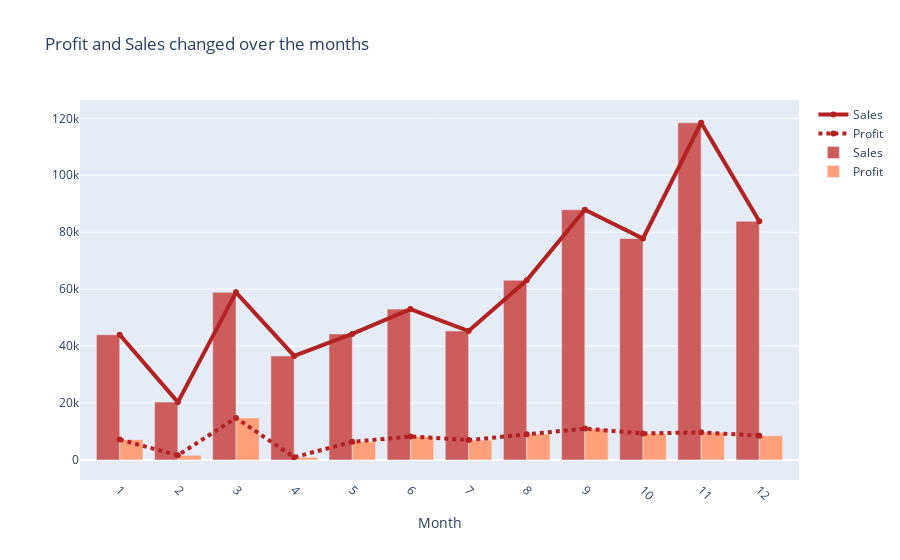

The notebook cell saved with this chart:
### Code cell
fig_4 = go.Figure()
fig_4.add_trace(go.Scatter(x=profit_sales_2017_over_months["Month"], 
                           y=profit_sales_2017_over_months["Sales"], name='Sales',
                           line=dict(color='firebrick', width=4)))
fig_4.add_trace(go.Scatter(x=profit_sales_2017_over_months["Month"],
                           y=profit_sales_2017_over_months["Profit"], name='Profit',
                           line = dict(color='firebrick', width=4, dash='dot')))
fig_4.add_bar(x=profit_sales_2017_over_months["Month"],
              y=profit_sales_2017_over_months["Sales"],
              name='Sales', marker_color='indianred')
fig_4.add_bar(x=profit_sales_2017_over_months["Month"], 
              y=profit_sales_2017_over_months["Profit"], 
              name='Profit', marker_color='lightsalmon')
fig_4.update_layout(title='Profit and Sales changed over the months',
                   xaxis_title='Month',
                   yaxis_title='')
fig_4.update_xaxes(tickangle=45,
                   tickmode='array',
                   tickvals=profit_sales_2017_over_months['Month'],
                   ticktext=[d for d in profit_sales_2017_over_months['Month']])
fig_4.show()

### Figure 1 — Plotly figure (JSON) as saved in the notebook; plotly's stock layout.template omitted (floating-point values rounded to 4 significant figures)
{"data": [{"line": {"color": "firebrick", "width": 4}, "name": "Sales", "type": "scatter", "x": [1, 2, 3, 4, 5, 6, 7, 8, 9, 10, 11, 12], "y": [43970.0, 20300.0, 58870.0, 36520.0, 44260.0, 52980.0, 45260.0, 63120.0, 87870.0, 77780.0, 118400.0, 83830.0]}, {"line": {"color": "firebrick", "dash": "dot", "width": 4}, "name": "Profit", "type": "scatter", "x": [1, 2, 3, 4, 5, 6, 7, 8, 9, 10, 11, 12], "y": [7140.0, 1614.0, 14750.0, 933.3, 6343.0, 8223.0, 6953.0, 9041.0, 10990.0, 9275.0, 9690.0, 8483.0]}, {"marker": {"color": "indianred"}, "name": "Sales", "type": "bar", "x": [1, 2, 3, 4, 5, 6, 7, 8, 9, 10, 11, 12], "y": [43970.0, 20300.0, 58870.0, 36520.0, 44260.0, 52980.0, 45260.0, 63120.0, 87870.0, 77780.0, 118400.0, 83830.0]}, {"marker": {"color": "lightsalmon"}, "name": "Profit", "type": "bar", "x": [1, 2, 3, 4, 5, 6, 7, 8, 9, 10, 11, 12], "y": [7140.0, 1614.0, 14750.0, 933.3, 6343.0, 8223.0, 6953.0, 9041.0, 10990.0, 9275.0, 9690.0, 8483.0]}], "layout": {"title": {"text": "Profit and Sales changed over the months"}, "xaxis": {"tickangle": 45, "tickmode": "array", "ticktext": [1, 2, 3, 4, 5, 6, 7, 8, 9, 10, 11, 12], "tickvals": [1, 2, 3, 4, 5, 6, 7, 8, 9, 10, 11, 12], "title": {"text": "Month"}}, "yaxis": {"title": {"text": ""}}}}
